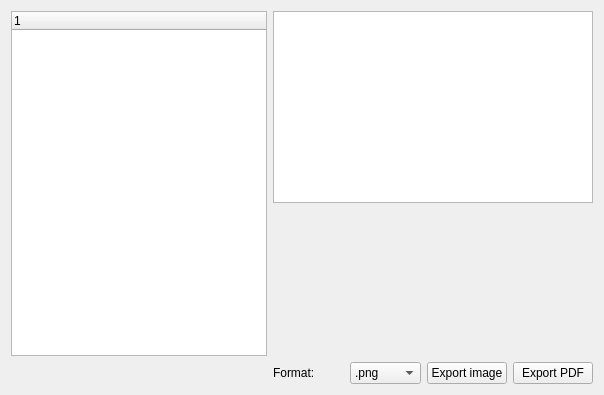
<?xml version="1.0" encoding="UTF-8"?>
<ui version="4.0">
 <class>Summary</class>
 <widget class="QWidget" name="Summary">
  <property name="geometry">
   <rect>
    <x>0</x>
    <y>0</y>
    <width>604</width>
    <height>395</height>
   </rect>
  </property>
  <property name="windowTitle">
   <string>Form</string>
  </property>
  <layout class="QGridLayout" name="gridLayout_3">
   <item row="0" column="0">
    <layout class="QGridLayout" name="gridLayout">
     <item row="2" column="6">
      <widget class="QPushButton" name="pushButton">
       <property name="text">
        <string>Export PDF</string>
       </property>
      </widget>
     </item>
     <item row="2" column="4">
      <widget class="QComboBox" name="comboBox">
       <property name="sizePolicy">
        <sizepolicy hsizetype="Maximum" vsizetype="Maximum">
         <horstretch>0</horstretch>
         <verstretch>0</verstretch>
        </sizepolicy>
       </property>
       <property name="maximumSize">
        <size>
         <width>500</width>
         <height>500</height>
        </size>
       </property>
       <item>
        <property name="text">
         <string>.png</string>
        </property>
       </item>
       <item>
        <property name="text">
         <string>.jpg</string>
        </property>
       </item>
       <item>
        <property name="text">
         <string>.bmp</string>
        </property>
       </item>
      </widget>
     </item>
     <item row="2" column="5">
      <widget class="QPushButton" name="pushButton_4">
       <property name="text">
        <string>Export image</string>
       </property>
      </widget>
     </item>
     <item row="2" column="0" colspan="3">
      <spacer name="horizontalSpacer">
       <property name="orientation">
        <enum>Qt::Horizontal</enum>
       </property>
       <property name="sizeType">
        <enum>QSizePolicy::Expanding</enum>
       </property>
       <property name="sizeHint" stdset="0">
        <size>
         <width>40</width>
         <height>20</height>
        </size>
       </property>
      </spacer>
     </item>
     <item row="1" column="0" colspan="3">
      <layout class="QHBoxLayout" name="horizontalLayout">
       <item>
        <widget class="QTreeWidget" name="treeWidget">
         <property name="sizePolicy">
          <sizepolicy hsizetype="Expanding" vsizetype="Expanding">
           <horstretch>0</horstretch>
           <verstretch>0</verstretch>
          </sizepolicy>
         </property>
        </widget>
       </item>
      </layout>
     </item>
     <item row="2" column="3">
      <widget class="QLabel" name="label">
       <property name="text">
        <string>Format:</string>
       </property>
      </widget>
     </item>
     <item row="1" column="3" colspan="4">
      <layout class="QGridLayout" name="gridLayout_2">
       <item row="1" column="0">
        <widget class="QTableWidget" name="tablewidget"/>
       </item>
       <item row="2" column="0">
        <widget class="QCustomPlot" name="qcustomplot" native="true">
         <property name="enabled">
          <bool>true</bool>
         </property>
         <property name="sizePolicy">
          <sizepolicy hsizetype="Expanding" vsizetype="Expanding">
           <horstretch>0</horstretch>
           <verstretch>0</verstretch>
          </sizepolicy>
         </property>
        </widget>
       </item>
      </layout>
     </item>
    </layout>
   </item>
  </layout>
 </widget>
 <customwidgets>
  <customwidget>
   <class>QCustomPlot</class>
   <extends>QWidget</extends>
   <header>qcustomplot.h</header>
   <container>1</container>
  </customwidget>
 </customwidgets>
 <resources/>
 <connections/>
</ui>
